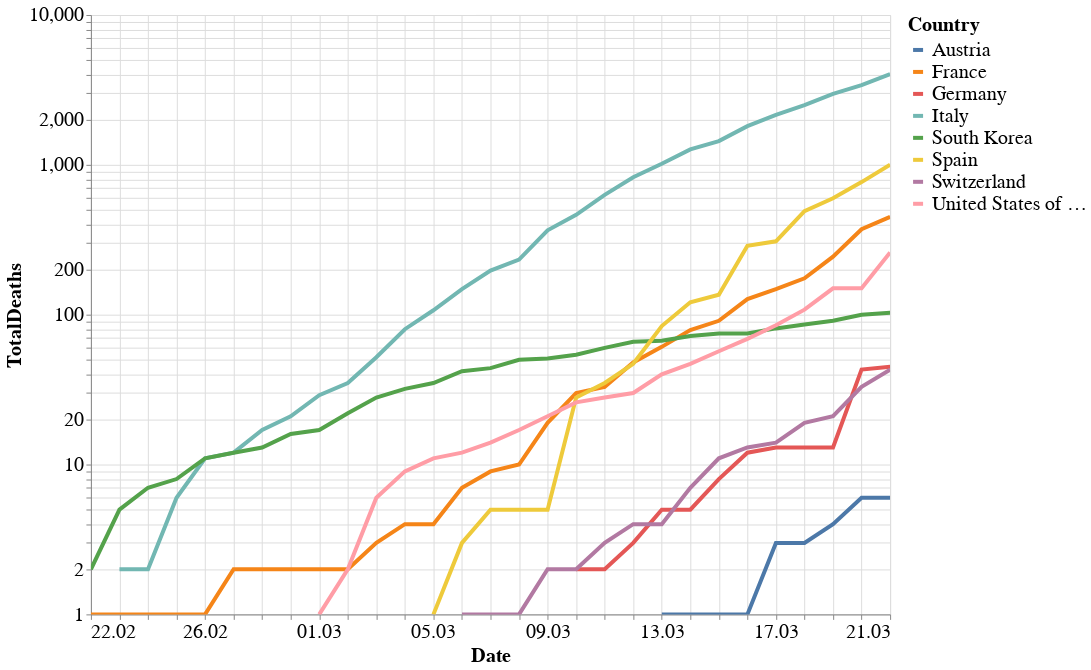

Write notebook code for a chart like this one.
### Markdown cell above
## Number of deaths in selected countries
This plot shows the number of deaths over time in the same countries reported above.

### Code cell
alt.themes.enable('theme_1')
from altair import datum

alt.Chart(df[(df.Country.isin(countries)) & (df.DateRep>'2020-02-21')]).mark_line().encode(
    alt.Y('TotalDeaths', scale=alt.Scale(type='log')),
    alt.X('DateRep:T', axis = alt.Axis(title = 'Date', format = ("%d.%m"))),
    color='Country',
    tooltip=['Country', 'DateRep', 'TotalDeaths']
).properties(
    height=600,
    width=800
).transform_filter(
    (datum.TotalDeaths > 0)
).interactive()

### Figure 1 — Vega-Lite specification as saved in the notebook (floating-point values rounded to 4 significant figures; data arrays with more than 128 entries replaced by an {"elided": "..."} marker saying what was removed)
{"width": 800, "height": 600, "config": {"line": {"strokeWidth": 4}, "style": {"bar": {"size": 20}}, "legend": {"symbolSize": 100, "titleFontSize": 20, "labelFontSize": 20}, "axis": {"titleFontSize": 20, "labelFontSize": 20}}, "data": {"name": "data-8855085c524abac21faf330a394695d2"}, "mark": "line", "encoding": {"color": {"type": "nominal", "field": "Country"}, "tooltip": [{"type": "nominal", "field": "Country"}, {"type": "temporal", "field": "DateRep"}, {"type": "quantitative", "field": "TotalDeaths"}], "x": {"type": "temporal", "axis": {"format": "%d.%m", "title": "Date"}, "field": "DateRep"}, "y": {"type": "quantitative", "field": "TotalDeaths", "scale": {"type": "log"}}}, "selection": {"selector002": {"type": "interval", "bind": "scales", "encodings": ["x", "y"]}}, "transform": [{"filter": "(datum.TotalDeaths > 0)"}], "$schema": "https://vega.github.io/schema/vega-lite/v4.0.2.json", "datasets": {"data-8855085c524abac21faf330a394695d2": {"elided": "232 records"}}}
